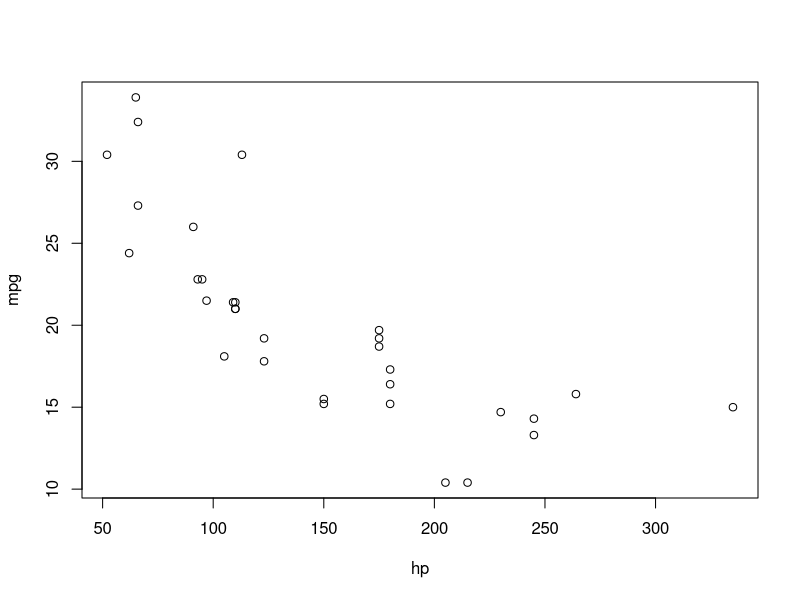
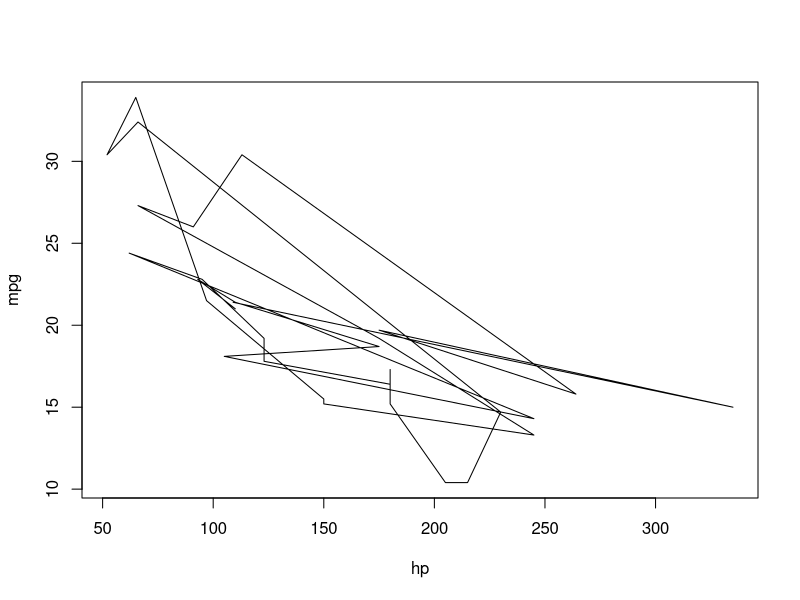
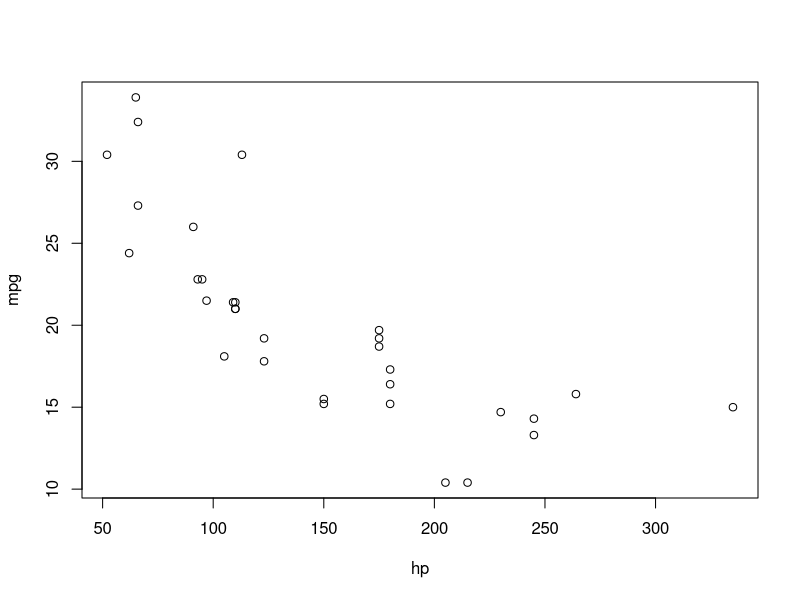
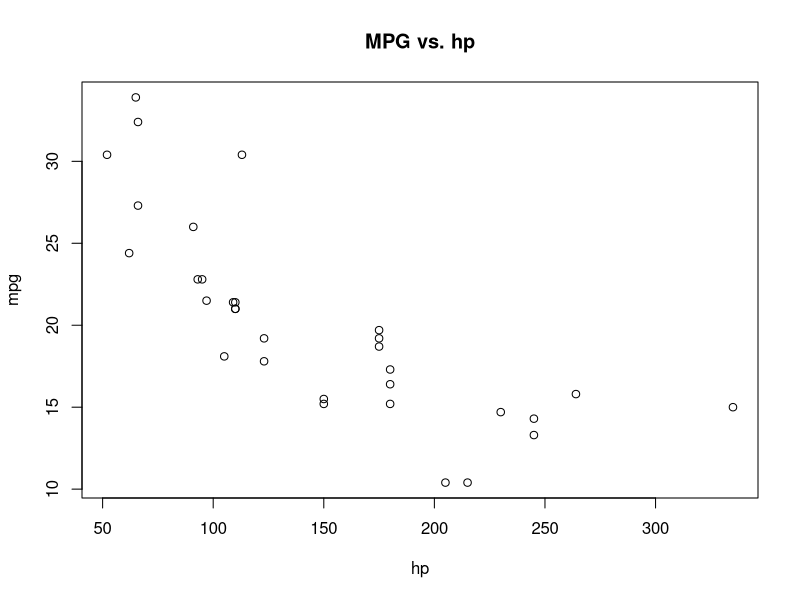
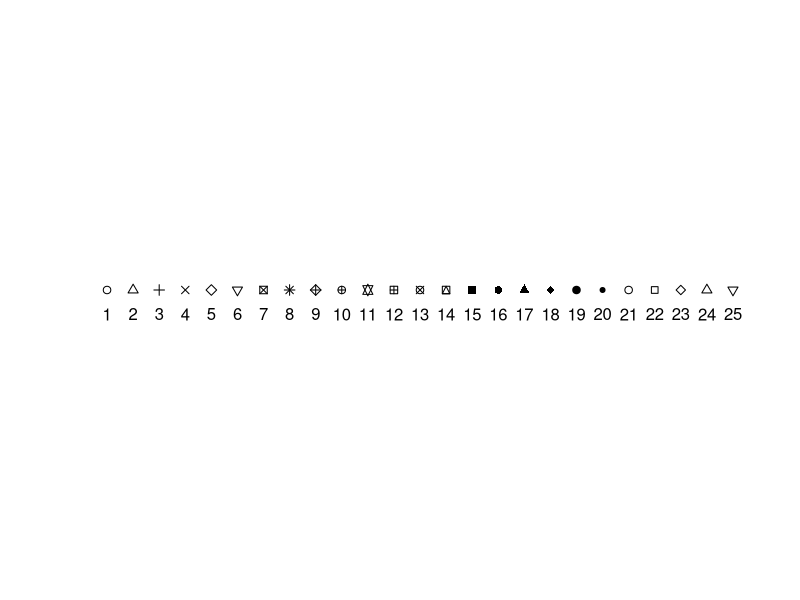
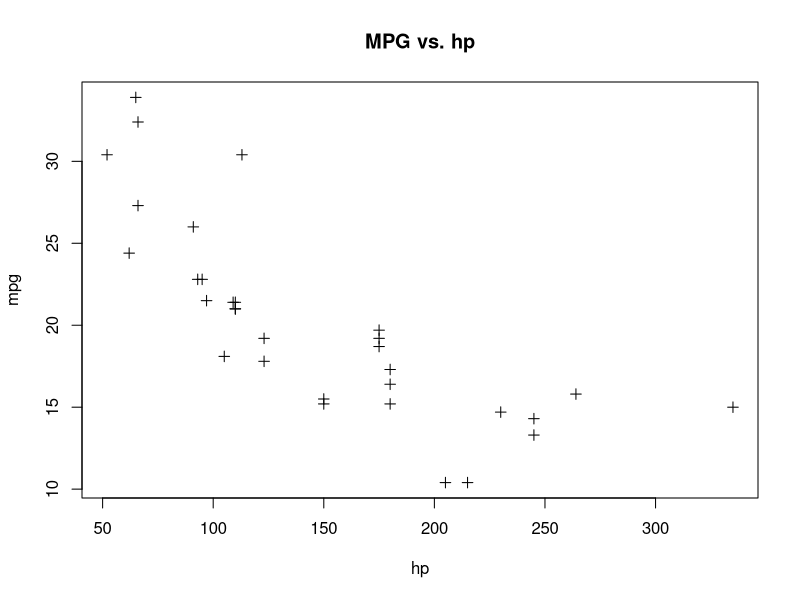
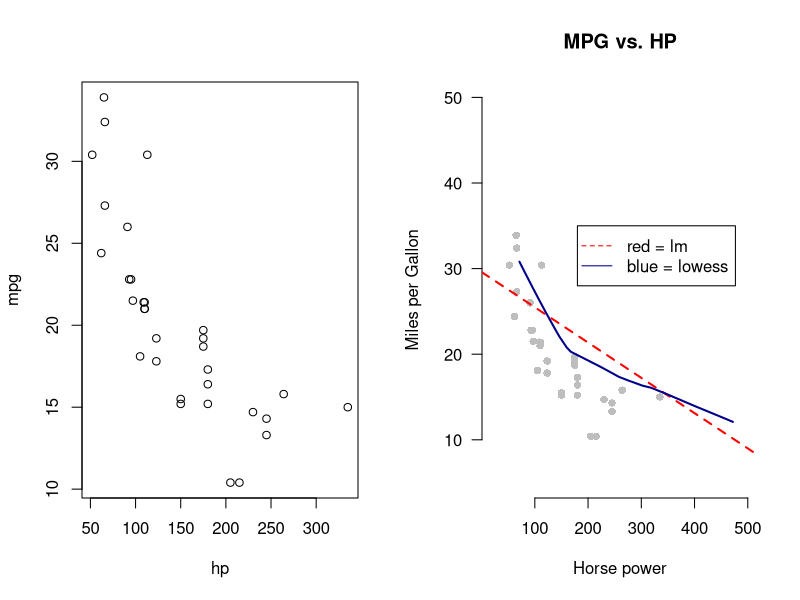

R code for these plots, in order:
#======================Base plotting system Example1============#

#===========================Basics================================#
attach(mtcars)

head(mtcars[, c("hp", "mpg")])
plot(hp, mpg)

#==========================Some more===============================#
plot(hp, mpg, type = "l") # Looks ugly
plot(hp, mpg, type = "p")
# Add a title:
plot(hp, mpg, main = "MPG vs. hp")
# Change point shape
# Let's see available point shapes:
# From: http://www.r-bloggers.com/some-basics-for-base-graphics/
#======================More======================#
x <- rep(1,25)
plot(x, pch = 1:25, axes = F, xlab = "", ylab = "")
text(1:25,.95,labels = 1:25)
# So:
plot(hp, mpg, type = "p", main = "MPG vs. hp", pch=3)

#===========================Extended with parameter explanations==============================#
# From: http://www.r-bloggers.com/some-basics-for-base-graphics/
# Some handy plotting parameters
par(mfrow = c(1,2))                    # Put 2 plots on the same device
plot(hp,mpg)                        
# Parameters with explanation:
plot(hp,mpg,
     main = "MPG vs. HP",    # Add a title
     type = "p",
     col = "grey",                     # Change the color of the points
     pch = 16,                         # Change the plotting symbol  see help(points)
     cex = 1,                          # Change size of plotting symbol     
     xlab = "Horse power",   # Add a label on the x-axis
     ylab = "Miles per Gallon",        # Add a label on the y-axis
     bty = "n",                        # Remove the box around the plot
     font.axis = 1,                    # Change axis font to bold italic
     col.axis = "black",               # Set the color of the axis
     xlim = c(20,500),                 # Set limits on x axis
     ylim = c(5,50),                  # Set limits on y axis
     las=1)                            # Make axis labels parallel to x-axis

abline(lm(mpg ~ disp),                 # Add regression line y ~ x
       col="red",                      # regression line color
       lty = 2,                        # use dashed line
       lwd = 2)                        # Set thickness of the line

lines(lowess(mpg ~ disp),              # Add lowess line y ~ x
      col="dark blue",                 # Set color of lowess line
      lwd= 2)                          # Set thickness of the lowess line

leg.txt <- c("red = lm", "blue = lowess") # Text for legend
legend(list(x = 180,y = 35),           # Set location of the legend
       legend = leg.txt,               # Specify text 
       col = c("red","dark blue"),     # Set colors for legend
       lty = c(2,1),                   # Set type of lines in legend
       merge = TRUE)                   # merge points and lines

#=========End of base ploting system Example 1===========#